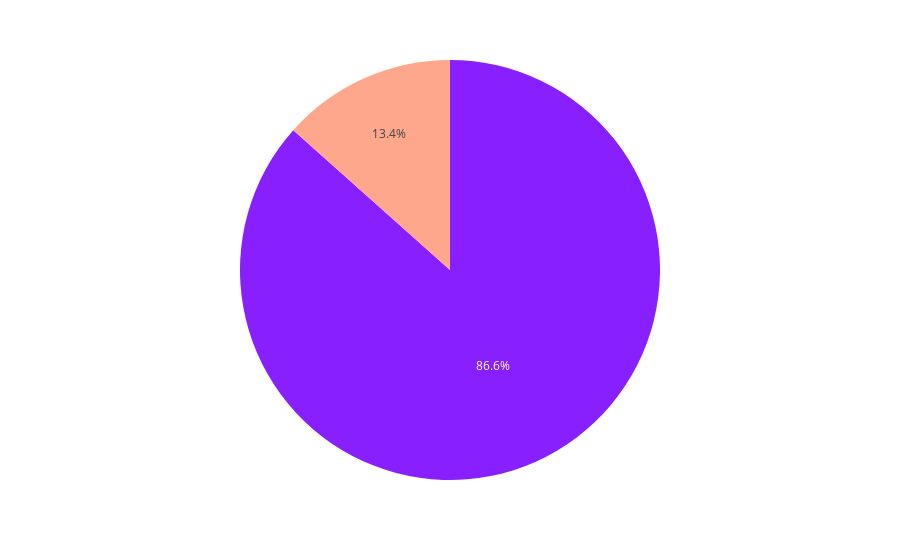

Notebook source saved alongside this figure:
### Code cell
fig = px.pie(df.label.value_counts(),labels='index', values='label', color="label", color_discrete_sequence=["#871fff","#ffa78c"] )
fig.show()

### Figure 1 — Plotly figure (JSON) as saved in the notebook; plotly's stock layout.template omitted (floating-point values rounded to 4 significant figures)
{"data": [{"customdata": [[4825], [747]], "domain": {"x": [0, 1], "y": [0, 1]}, "hovertemplate": "label=%{customdata[0]}<extra></extra>", "legendgroup": "", "marker": {"colors": ["#871fff", "#ffa78c"]}, "name": "", "showlegend": false, "type": "pie", "values": [4825, 747]}], "layout": {"autosize": true, "legend": {"tracegroupgap": 0}, "margin": {"t": 60}, "piecolorway": ["#871fff", "#ffa78c"]}}
